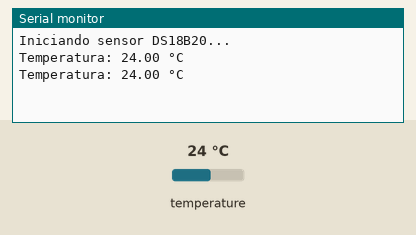
This sketch was run on a simulated Arduino Uno, built with avr-gcc and run on an emulated ATmega328P. Parts: the last lines printed to the serial monitor. Inputs (shaded band) come from the test bench; at power-on: temperature 24 °C.

Above: at 2.4 s.
2.5 s: temperature set to 12 °C
At 2.9 s:
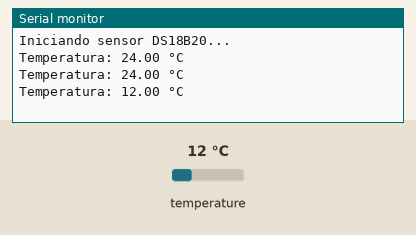
4.0 s: temperature set to 19 °C
At 4.9 s:
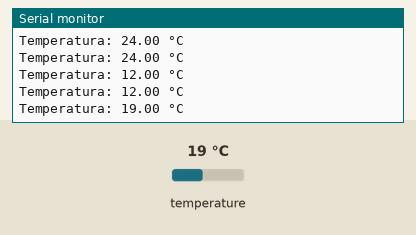
Timing chart, 0 to 7.0 s (numbered marks = the images above; inputs shaded):
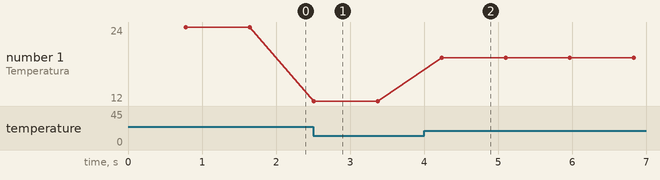

Measured:
- after the input at 2.5 s, the serial monitor: prints a new line at once (image 1)
- after the input at 4.0 s, the serial monitor: prints a new line after 0.24 s (image 2)
- plotted number 1: 24 → 12 after the input at 2.5 s, 12 → 19 after the input at 4.0 s

The sketch:

TemperaturaSensor.ino
```cpp
#include <OneWire.h>
#include <DallasTemperature.h>

// Definição do pino de dados do DS18B20
#define ONE_WIRE_BUS 3 // Pino D3 do Arduino

// Configuração do barramento OneWire e do sensor DallasTemperature
OneWire oneWire(ONE_WIRE_BUS);
DallasTemperature sensors(&oneWire);

void setup() {
  // Inicialização do monitor serial
  Serial.begin(9600);
  Serial.println("Iniciando sensor DS18B20...");

  // Inicialização do sensor
  sensors.begin();
}

void loop() {
  // Solicita a temperatura do sensor
  sensors.requestTemperatures();

  // Obtém a temperatura em Celsius
  float temperaturaC = sensors.getTempCByIndex(0);

  // Verifica se a leitura é válida
  if (temperaturaC != DEVICE_DISCONNECTED_C) {
    Serial.print("Temperatura: ");
    Serial.print(temperaturaC);
    Serial.println(" °C");
  } else {
    Serial.println("Erro: Sensor desconectado!");
  }

  // Pequeno atraso para leituras
  delay(100);
}
```
